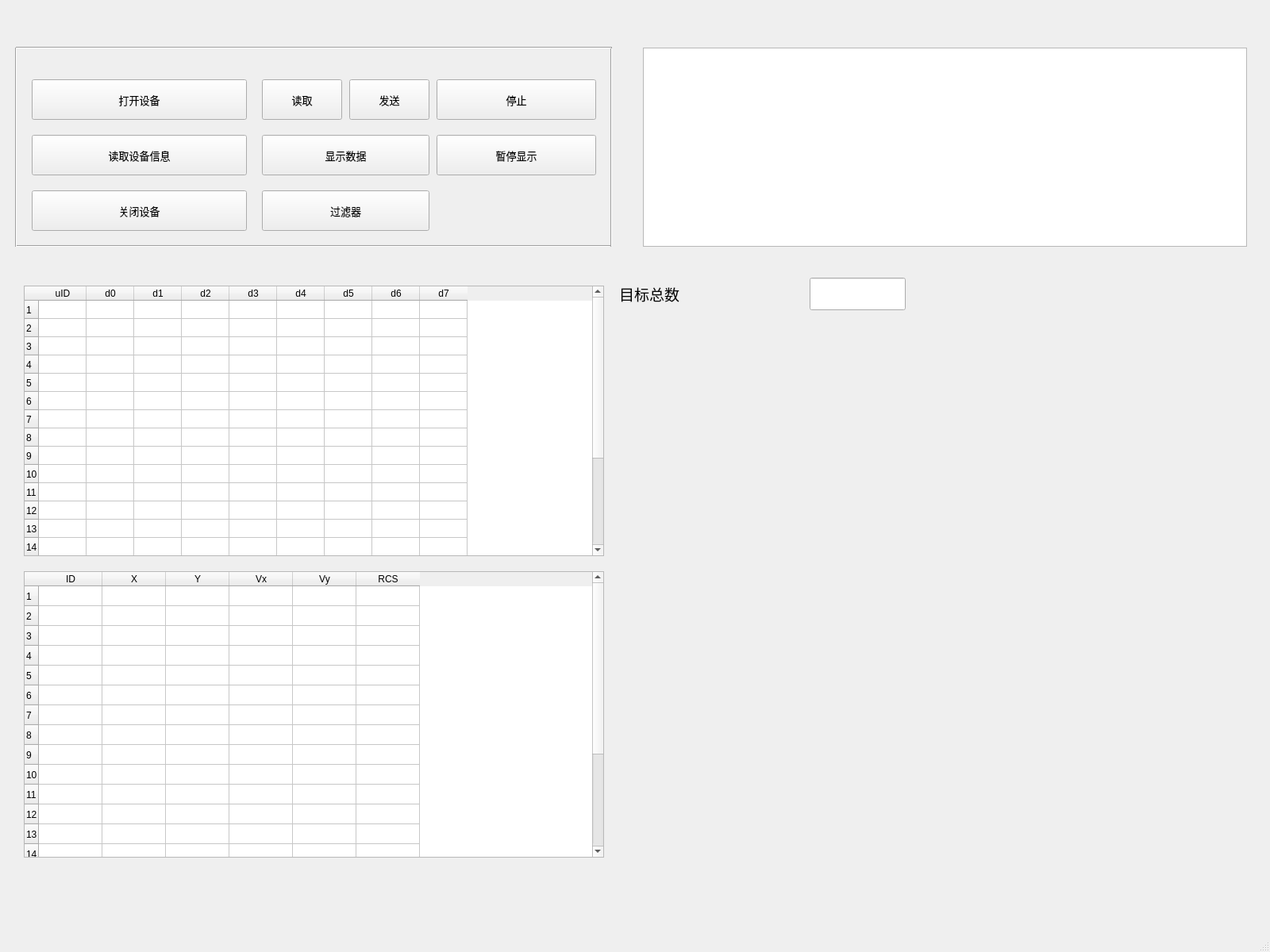
<?xml version="1.0" encoding="UTF-8"?>
<ui version="4.0">
 <class>MainWindow</class>
 <widget class="QMainWindow" name="MainWindow">
  <property name="geometry">
   <rect>
    <x>0</x>
    <y>0</y>
    <width>1600</width>
    <height>1200</height>
   </rect>
  </property>
  <property name="windowTitle">
   <string>MainWindow</string>
  </property>
  <widget class="QWidget" name="centralwidget">
   <widget class="QPushButton" name="openButton">
    <property name="geometry">
     <rect>
      <x>40</x>
      <y>100</y>
      <width>271</width>
      <height>51</height>
     </rect>
    </property>
    <property name="font">
     <font>
      <pointsize>10</pointsize>
     </font>
    </property>
    <property name="text">
     <string>打开设备</string>
    </property>
   </widget>
   <widget class="QPushButton" name="recieveButton">
    <property name="geometry">
     <rect>
      <x>330</x>
      <y>100</y>
      <width>101</width>
      <height>51</height>
     </rect>
    </property>
    <property name="font">
     <font>
      <pointsize>10</pointsize>
     </font>
    </property>
    <property name="text">
     <string>读取</string>
    </property>
   </widget>
   <widget class="QPushButton" name="sendButton">
    <property name="geometry">
     <rect>
      <x>440</x>
      <y>100</y>
      <width>101</width>
      <height>51</height>
     </rect>
    </property>
    <property name="font">
     <font>
      <pointsize>10</pointsize>
     </font>
    </property>
    <property name="text">
     <string>发送</string>
    </property>
   </widget>
   <widget class="QPushButton" name="stopButton">
    <property name="geometry">
     <rect>
      <x>550</x>
      <y>100</y>
      <width>201</width>
      <height>51</height>
     </rect>
    </property>
    <property name="font">
     <font>
      <pointsize>10</pointsize>
     </font>
    </property>
    <property name="text">
     <string>停止</string>
    </property>
   </widget>
   <widget class="QPushButton" name="readInfoButton">
    <property name="geometry">
     <rect>
      <x>40</x>
      <y>170</y>
      <width>271</width>
      <height>51</height>
     </rect>
    </property>
    <property name="font">
     <font>
      <pointsize>10</pointsize>
     </font>
    </property>
    <property name="text">
     <string>读取设备信息</string>
    </property>
   </widget>
   <widget class="QPushButton" name="showInfoButton">
    <property name="geometry">
     <rect>
      <x>330</x>
      <y>170</y>
      <width>211</width>
      <height>51</height>
     </rect>
    </property>
    <property name="font">
     <font>
      <pointsize>10</pointsize>
     </font>
    </property>
    <property name="text">
     <string>显示数据</string>
    </property>
   </widget>
   <widget class="QTableWidget" name="table_data">
    <property name="geometry">
     <rect>
      <x>30</x>
      <y>360</y>
      <width>731</width>
      <height>341</height>
     </rect>
    </property>
    <property name="lineWidth">
     <number>1</number>
    </property>
    <property name="rowCount">
     <number>20</number>
    </property>
    <property name="columnCount">
     <number>9</number>
    </property>
    <attribute name="horizontalHeaderDefaultSectionSize">
     <number>60</number>
    </attribute>
    <attribute name="verticalHeaderDefaultSectionSize">
     <number>23</number>
    </attribute>
    <row/>
    <row/>
    <row/>
    <row/>
    <row/>
    <row/>
    <row/>
    <row/>
    <row/>
    <row/>
    <row/>
    <row/>
    <row/>
    <row/>
    <row/>
    <row/>
    <row/>
    <row/>
    <row/>
    <row/>
    <column>
     <property name="text">
      <string>uID</string>
     </property>
    </column>
    <column>
     <property name="text">
      <string>d0</string>
     </property>
    </column>
    <column>
     <property name="text">
      <string>d1</string>
     </property>
    </column>
    <column>
     <property name="text">
      <string>d2</string>
     </property>
    </column>
    <column>
     <property name="text">
      <string>d3</string>
     </property>
    </column>
    <column>
     <property name="text">
      <string>d4</string>
     </property>
    </column>
    <column>
     <property name="text">
      <string>d5</string>
     </property>
    </column>
    <column>
     <property name="text">
      <string>d6</string>
     </property>
    </column>
    <column>
     <property name="text">
      <string>d7</string>
     </property>
    </column>
   </widget>
   <widget class="QPushButton" name="stopShowInfoButton">
    <property name="geometry">
     <rect>
      <x>550</x>
      <y>170</y>
      <width>201</width>
      <height>51</height>
     </rect>
    </property>
    <property name="font">
     <font>
      <pointsize>10</pointsize>
     </font>
    </property>
    <property name="text">
     <string>暂停显示</string>
    </property>
   </widget>
   <widget class="QLabel" name="label">
    <property name="geometry">
     <rect>
      <x>780</x>
      <y>350</y>
      <width>221</width>
      <height>41</height>
     </rect>
    </property>
    <property name="font">
     <font>
      <pointsize>14</pointsize>
     </font>
    </property>
    <property name="text">
     <string>目标总数</string>
    </property>
   </widget>
   <widget class="QLineEdit" name="numberShow">
    <property name="geometry">
     <rect>
      <x>1020</x>
      <y>350</y>
      <width>121</width>
      <height>41</height>
     </rect>
    </property>
   </widget>
   <widget class="QTableWidget" name="clusterTable">
    <property name="geometry">
     <rect>
      <x>30</x>
      <y>720</y>
      <width>731</width>
      <height>361</height>
     </rect>
    </property>
    <attribute name="horizontalHeaderDefaultSectionSize">
     <number>80</number>
    </attribute>
    <attribute name="verticalHeaderDefaultSectionSize">
     <number>25</number>
    </attribute>
    <row>
     <property name="text">
      <string>1</string>
     </property>
    </row>
    <row>
     <property name="text">
      <string>2</string>
     </property>
    </row>
    <row>
     <property name="text">
      <string>3</string>
     </property>
    </row>
    <row>
     <property name="text">
      <string>4</string>
     </property>
    </row>
    <row>
     <property name="text">
      <string>5</string>
     </property>
    </row>
    <row>
     <property name="text">
      <string>6</string>
     </property>
    </row>
    <row>
     <property name="text">
      <string>7</string>
     </property>
    </row>
    <row>
     <property name="text">
      <string>8</string>
     </property>
    </row>
    <row>
     <property name="text">
      <string>9</string>
     </property>
    </row>
    <row>
     <property name="text">
      <string>10</string>
     </property>
    </row>
    <row>
     <property name="text">
      <string>11</string>
     </property>
    </row>
    <row>
     <property name="text">
      <string>12</string>
     </property>
    </row>
    <row>
     <property name="text">
      <string>13</string>
     </property>
    </row>
    <row>
     <property name="text">
      <string>14</string>
     </property>
    </row>
    <row>
     <property name="text">
      <string>15</string>
     </property>
    </row>
    <row>
     <property name="text">
      <string>16</string>
     </property>
    </row>
    <row>
     <property name="text">
      <string>17</string>
     </property>
    </row>
    <row>
     <property name="text">
      <string>18</string>
     </property>
    </row>
    <row>
     <property name="text">
      <string>19</string>
     </property>
    </row>
    <row>
     <property name="text">
      <string>20</string>
     </property>
    </row>
    <column>
     <property name="text">
      <string>ID</string>
     </property>
    </column>
    <column>
     <property name="text">
      <string>X</string>
     </property>
    </column>
    <column>
     <property name="text">
      <string>Y</string>
     </property>
    </column>
    <column>
     <property name="text">
      <string>Vx</string>
     </property>
    </column>
    <column>
     <property name="text">
      <string>Vy</string>
     </property>
    </column>
    <column>
     <property name="text">
      <string>RCS</string>
     </property>
    </column>
   </widget>
   <widget class="QChartView" name="ClusterPointView" native="true">
    <property name="geometry">
     <rect>
      <x>770</x>
      <y>400</y>
      <width>801</width>
      <height>681</height>
     </rect>
    </property>
   </widget>
   <widget class="Line" name="line">
    <property name="geometry">
     <rect>
      <x>20</x>
      <y>300</y>
      <width>751</width>
      <height>20</height>
     </rect>
    </property>
    <property name="orientation">
     <enum>Qt::Horizontal</enum>
    </property>
   </widget>
   <widget class="Line" name="line_2">
    <property name="geometry">
     <rect>
      <x>760</x>
      <y>60</y>
      <width>20</width>
      <height>251</height>
     </rect>
    </property>
    <property name="orientation">
     <enum>Qt::Vertical</enum>
    </property>
   </widget>
   <widget class="Line" name="line_3">
    <property name="geometry">
     <rect>
      <x>10</x>
      <y>60</y>
      <width>20</width>
      <height>251</height>
     </rect>
    </property>
    <property name="orientation">
     <enum>Qt::Vertical</enum>
    </property>
   </widget>
   <widget class="Line" name="line_4">
    <property name="geometry">
     <rect>
      <x>20</x>
      <y>50</y>
      <width>751</width>
      <height>20</height>
     </rect>
    </property>
    <property name="orientation">
     <enum>Qt::Horizontal</enum>
    </property>
   </widget>
   <widget class="QPushButton" name="filterButton">
    <property name="geometry">
     <rect>
      <x>330</x>
      <y>240</y>
      <width>211</width>
      <height>51</height>
     </rect>
    </property>
    <property name="font">
     <font>
      <pointsize>10</pointsize>
     </font>
    </property>
    <property name="text">
     <string>过滤器</string>
    </property>
   </widget>
   <widget class="QListWidget" name="listWidget">
    <property name="geometry">
     <rect>
      <x>810</x>
      <y>60</y>
      <width>761</width>
      <height>251</height>
     </rect>
    </property>
   </widget>
   <widget class="QPushButton" name="closeButton">
    <property name="geometry">
     <rect>
      <x>40</x>
      <y>240</y>
      <width>271</width>
      <height>51</height>
     </rect>
    </property>
    <property name="font">
     <font>
      <pointsize>10</pointsize>
     </font>
    </property>
    <property name="text">
     <string>关闭设备</string>
    </property>
   </widget>
  </widget>
  <widget class="QMenuBar" name="menubar">
   <property name="geometry">
    <rect>
     <x>0</x>
     <y>0</y>
     <width>1600</width>
     <height>21</height>
    </rect>
   </property>
  </widget>
  <widget class="QStatusBar" name="statusbar"/>
 </widget>
 <customwidgets>
  <customwidget>
   <class>QChartView</class>
   <extends>QWidget</extends>
   <header>qchartview.h</header>
   <container>1</container>
  </customwidget>
 </customwidgets>
 <resources/>
 <connections/>
</ui>
